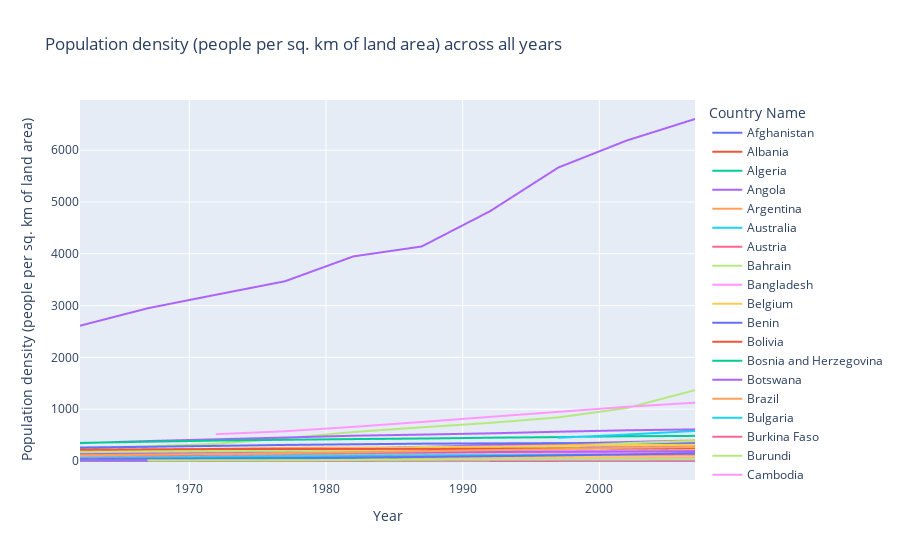

Notebook code cell kept with this figure:
### Code cell
fig = px.line(df, x="Year", y="Population density (people per sq. km of land area)", color="Country Name",
              line_group="Country Name", hover_name="Country Name", 
              title="Population density (people per sq. km of land area) across all years")
fig.show()
